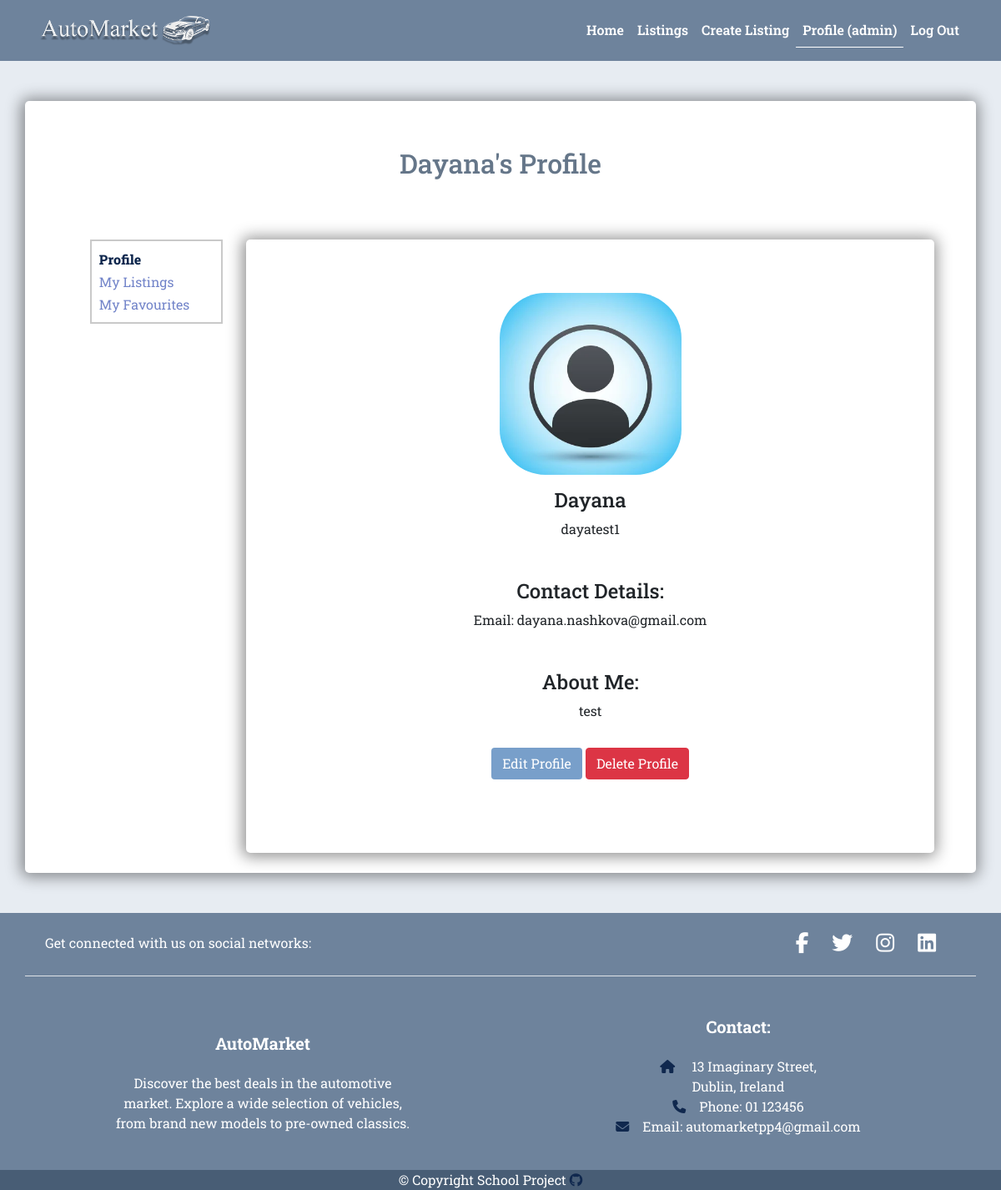
Before: /users/profile/82606cfa-b8c6-4535-a5a4-e9001ca09401/my-profile/ (signed in) with the older database file.
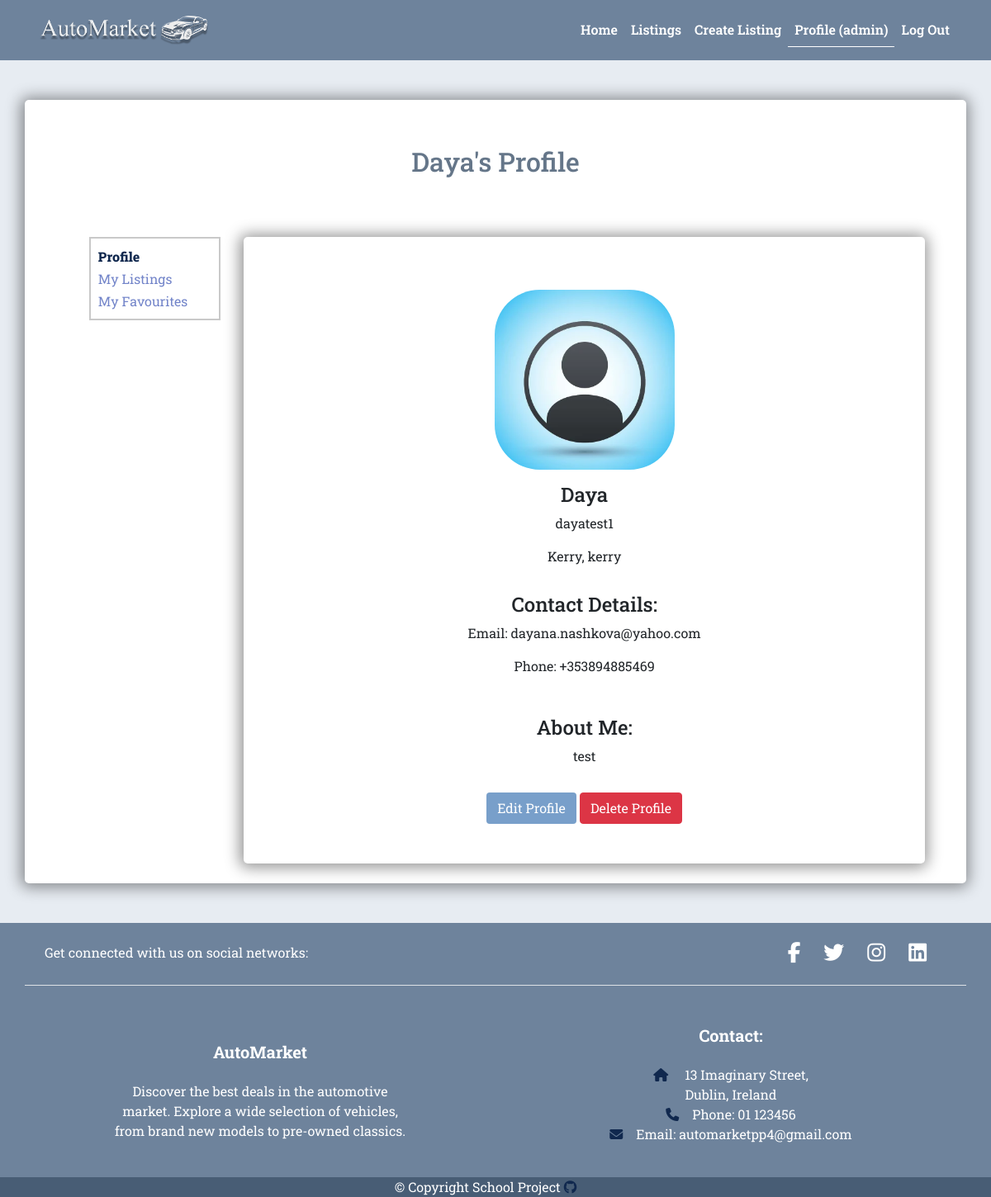
After: the same page with the newer database file.
### users/models.py (models this page shows, shortened)
class Profile(models.Model):
    user = models.OneToOneField(
        User, on_delete=models.CASCADE, blank=True, null=True)
    username = models.CharField(max_length=200, blank=False, null=True)
    name = models.CharField(max_length=200, blank=False, null=True)
    email = models.EmailField(max_length=300, blank=False, null=True)
    phone = models.CharField(max_length=100, blank=True, null=True)
    town = models.CharField(max_length=100, blank=True, null=True)
    county = models.CharField(max_length=100, choices=choices.COUNTIES)
    profile_image = models.ImageField(
        upload_to='users/', blank=True,
        null=True)
    about_me = models.TextField(blank=True, null=True)
    created = models.DateTimeField(auto_now_add=True)
    id = models.UUIDField(default=uuid.uuid4, unique=True,
                          editable=False, primary_key=True)
    @property
    def profile_img(self):
        if self.profile_image:
            url = self.profile_image.url
        else:
            url = (
                settings.STATIC_URL +
                'images/users/user-default.webp'
            )
        return url

### users/views.py (the view)
# urls.py: path('profile/<str:pk>/my-profile/', views.profile_page, name='profile'),
@login_required(login_url='login')
def profile_page(request, pk):
    profile = Profile.objects.get(id=pk)
    listings = profile.listing_set.all().order_by('-created')
    listings, page_number = listings_pagination(request, listings)
    context = {
        'profile': profile,
        'listings': listings
    }
    return render(request, 'users/profile_page.html', context)

### listings/utils.py (called while the page is built)
def listings_pagination(request, listings):
    paginator = Paginator(listings, 6)
    page_number = request.GET.get("page")
    try:
        listings = paginator.page(page_number)
    except PageNotAnInteger:
        page_number = 1
        listings = paginator.page(page_number)
    except EmptyPage:
        page_number = paginator.num_pages
        listings = paginator.page(page_number)
    return listings, page_number

### users/templates/users/profile_page.html (shortened to what this page needs)
{% extends 'base.html' %}
{% load humanize %}
{% load static %}
{% block content %}
<section class="profile">
    <div class="container">
        <div class="row">
            <div class="col-12 mx-auto text-center my-5 p-2 shadow-container">
                <h2 class="py-5">{{ profile.name }}'s Profile</h2>
                <div class="container">
                    <div class="row justify-content-center profile-row">
                        {% include 'users/partials/profile_sidebar.html' %}
                        <div class="col-12 col-lg-9 my-3 py-5 shadow-container" id="my-profile-container">
                            <div class="row d-flex justify-content-center">
                                <div class="image-container p-3">
                                    <img class="profile-image" src="{{ profile.profile_img }}"
                                        alt="user profile image">
                                </div>
                            </div>
                            <div class="row">
                            <h4>{{ profile.name }}</h4>
                            <p>{{ profile.username }}</p>
                            <p>{% if profile.town %}
                                {{ profile.town }},
                                {% endif %}
                                {% if profile.county %}
                                {{ profile.county }}
                                {% endif %}</p>
                            </div>
                            <div class="row p-3  d-flex flex-column align-items-center">
                                <h4>Contact Details:</h4>
                                <div class="col-12 text-center m-auto">
                                    <p>Email: {{ profile.email }}</p>
                                    {% if profile.phone %}
                                    <p>Phone: {{ profile.phone }}</p>
                                    {% endif %}
                                </div>
                            </div>
                            <div class="row p-3">
                                <h4>About Me:</h4>
                                <div class="col px-2">
                                    <p>{{ profile.about_me }} </p>
                                </div>
                            </div>
                            <div>
                                <a href="{% url 'update-profile' %}" class="btn btn-blue text-white">Edit Profile</a>
                                <a href="{% url 'delete-profile' %}" class="btn btn-danger text-white">Delete
                                    Profile</a>
                            </div>
                        </div>
                    </div>
                </div>
            </div>
        </div>
    </div>
</section>
{% endblock content %}

### templates/base.html (shortened to what this page needs)
<!DOCTYPE html>
{% load static %}
<html lang="en">
<head>
    <link href="https://cdn.jsdelivr.net/npm/bootstrap@5.0.2/dist/css/bootstrap.min.css" rel="stylesheet"
>
    <link rel="stylesheet" href="{% static 'lightbox2-2.11.4/css/lightbox.css' %}">
    <link rel="stylesheet" href="{% static 'styles/style.css' %}">
</head>
<body>
    <header>
        <nav class="navbar navbar-expand-lg navbar-dark header-nav">
            <div class="container">
                <a href="{% url 'home' %}" class="navbar-brand"><img class="logo" src="{% static 'images/logo1.png' %}"
                        alt="AutoMarket logo"></a>
                <div class="collapse navbar-collapse" id="navbarSupportedContent">
                    <ul class="navbar-nav ms-auto mb-2 mb-lg-0">
                        <li class="nav-item">
                            <a class="nav-link {% if '/' == request.path %}active{% endif %}" href="{% url 'home' %}">Home</a>
                        </li>
                        <li class="nav-item">
                            <a class="nav-link {% if 'search-listings' in request.path %}active{% endif %}" href="{% url 'search-listings' %}">Listings</a>
                        </li>
                        {% if request.user.is_authenticated %}
                        <li class="nav-item">
                            <a class="nav-link {% if 'create-listing' in request.path %}active{% endif %}" href="{% url 'create-listing' %}">Create Listing</a>
                        </li>
                        <li class="nav-item">
                            <a class="nav-link {% if 'profile' in request.path %}active{% endif %}" href="{% url 'profile' request.user.profile.id %}">Profile ({{request.user.profile.username}})</a>
                        </li>
                        <li class="nav-item">
                            <a class="nav-link {% if 'confirm' in request.path %}active{% endif %}" href="{% url 'logout-confirm' %}">Log Out</a>
                        </li>
                        {% else %}
                        <li class="nav-item">
                            <a class="nav-link {% if 'login' in request.path %}active{% endif %}" href="{% url 'login' %}">LogIn/Sign Up</a>
                        </li>
                        {% endif %}
                    </ul>
                </div>
            </div>
        </nav>
    </header>
    {% block content %}
    {% endblock content%}
    <footer class="text-center text-lg-start" id="footer">
        <div class="container d-flex justify-content-center justify-content-lg-between p-4 border-bottom">
            <div class="me-5 d-none d-lg-block">
                <span>Get connected with us on social networks:</span>
            </div>
            <div id="social-links">
                <a href="https://www.facebook.com/" target="_blank" class="me-4 text-reset">
                    <i class="fab fa-facebook-f"></i>
                </a>
                <a href="https://twitter.com/" target="_blank" class="me-4 text-reset">
                    <i class="fab fa-twitter"></i>
                </a>
                <a href="https://www.instagram.com/" target="_blank" class="me-4 text-reset">
                    <i class="fab fa-instagram"></i>
                </a>
                <a href="https://www.linkedin.com/" target="_blank" class="me-4 text-reset">
                    <i class="fab fa-linkedin"></i>
                </a>
            </div>
        </div>
        <div class="container  mt-5">
            <div class="row mt-3 d-flex align-items-center">
                <div class="col-md-3 col-lg-4 mx-auto mb-4 text-sm-center ">
                    <h5 class="fw-bold mb-4">AutoMarket</h5>
                    <p class="mb-0">
                        Discover the best deals in the automotive market. Explore a wide selection of vehicles, from
                        brand new models to pre-owned classics.
                    </p>
                </div>
                <div class="col-md-3 col-lg-4 mx-auto mb-4 text-sm-center ">
                    <h5 class="fw-bold mb-4">Contact:</h5>
                    <p class="mb-0"><i class="fas fa-home me-3"></i>
                        13 Imaginary Street,
                        <br>
                        Dublin, Ireland
                    </p>
                    <p class="mb-0"><i class="fas fa-phone me-3"></i>Phone: 01 123456</p>
                    <p><i class="fas fa-envelope me-3"></i>Email: automarketpp4@gmail.com</p>
                </div>
            </div>
        </div>
        <div class="text-center copyright">
            <p class="mb-0">&copy; Copyright School Project <a href="https://github.com/Dayana-N/AutoMarket-PP4" target="_blank" class="me-4 text-reset">
                    <i class="fab fa-github"></i>
                </a></p>
        </div>
    </footer>
</body>
</html>

### users/templates/users/partials/profile_sidebar.html
<div class="col-12 col-lg-2 m-3">
    <div class="container sidebar text-start p-2 border-container">
        <div class="row">
            <div class="col-12">
                <a href="{% url 'profile' profile.id %}" class="btn btn-sidebar p-0 {% if 'my-profile' in request.path %}active{% endif %}">Profile</a>
            </div>
        </div>
        <div class="row">
            <div class="col-12">
                <a href="{% url 'my-listings' profile.id %}" class="btn btn-sidebar p-0 {% if 'my-listings' in request.path %}active{% endif %}">My Listings</a>
            </div>
        </div>
        <div class="row">
            <div class="col-12">
                <a href="{% url 'my-favourites' profile.id%}" class="btn btn-sidebar p-0 {% if 'my-favourites' in request.path %}active{% endif %}">My Favourites</a>
            </div>
        </div>
    </div>
</div>

### static/styles/style.css (style rules this page uses)
:root { --blue-background: rgba(80, 106, 135, 0.8); --dark-blue-background: rgba(63, 84, 108, 0.8); --page-background: rgb(231, 236, 242); --white: #fff; --violet: #7284c9; --light-gray: #c9c9c9; --blue-btn: rgba(87, 135, 189, 0.8); --blue-btn-hover: rgba(138, 176, 219, 0.8); --dark-blue-text: #10284e; --green: #2fbd7d; --light-green: #65d4a2; }
html { height: 100%; }
body { background-color: rgb(231, 236, 242); font-family: 'Roboto Slab'; min-height: 100vh; display: flex; flex-direction: column; }
.header-nav { background-color: var(--blue-background); }
.navbar-dark .navbar-nav .nav-link { color: var(--white); font-weight: 600; }
.navbar-dark .navbar-brand { color: var(--white); }
.logo { height: 47px; }
a.active { border-bottom: 1px solid var(--white); font-weight: 800; }
.shadow-container { background-color: var(--white); border-radius: 5px; box-shadow: -1px 1px 18px 4px rgba(0, 0, 0, 0.42); -webkit-box-shadow: -1px 1px 18px 4px rgba(0, 0, 0, 0.42); -moz-box-shadow: -1px 1px 18px 4px rgba(0, 0, 0, 0.42); }
.shadow-container h1, .shadow-container h2 { color: var(--dark-blue-background) }
.shadow-container a { text-decoration: none; color: var(--violet); }
.btn-blue { background-color: var(--blue-btn); }
.card-link, i { text-decoration: none; color: var(--dark-blue-text); }
.border-container { border: 2px solid var(--light-gray); }
.image-container { display: flex; justify-content: center; height: 250px; width: 250px; }
.profile-image { max-width: 100%; border-radius: 25%; }
.btn-sidebar { color:var(--violet) }
.btn-sidebar.active { color:var(--dark-blue-text); }
.profile-row { min-height: 767px; }
#footer { background-color: var(--blue-background); color: var(--white); margin-top: auto; }
#social-links a { text-decoration: none; }
#social-links a i { color: var(--white); font-size: 25px; }
.copyright { background-color: var(--dark-blue-background); }

Changed rows visible on the page:
changed Profile "dayatest1": name "Dayana" → "Daya"; town (not shown) → "Kerry"; county (not shown) → "kerry"; email "dayana.nashkova@gmail.com" → "dayana.nashkova@yahoo.com"; phone (not shown) → "+353894885469"
Other visible differences:
text now shown: ", Phone:"
